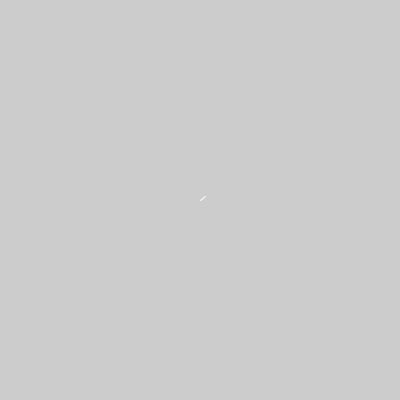
Frame 1 (no input)
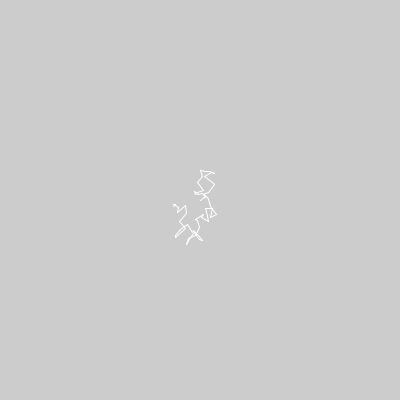
Frame 60 (the mouse pressed at the canvas centre just before this capture)
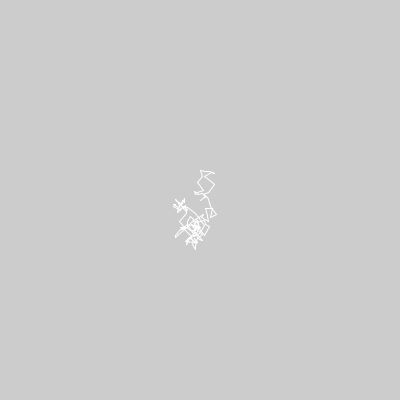
Frame 120 (the mouse held since frame 60 and released just before this capture)

The Processing sketch that drew these frames (run headless with seeded random() and noise(); from frame 60 on, the mouse is pressed at the canvas centre):

// Processing sketch: Exercise_I_6
// ── Exercise_I_6.pde
Walker w;
void setup(){
  size(400,400);
  w = new Walker();
}

void draw(){
  w.step();
  w.display();
}
// ── Walker.pde

class Walker{
  float x;
  float y;
  float prevX, prevY;

  
  Walker(){
    x = width/2;
    y = height/2;
  }
  
  float exponentiallyProbability(){
    while(true){
      float stepsize = random(0,10);
      float probability = sq(stepsize);
      float r2 = random(100);
      if(r2 < probability){
        return stepsize;
      }
    }
  }
  
  void step(){
    
    prevX = x;
    prevY = y;

    float stepsize = exponentiallyProbability();
    float stepx = random(-stepsize,stepsize);
    float stepy = random(-stepsize,stepsize);
    
    println(stepx,stepy);
    x+=stepx;
    y+=stepy;
    x = constrain(x,0,width);
    y = constrain(y,0,height);
  }
  
  void display(){
    stroke(255);
    line(prevX,prevY,x, y);
  }
  
}





/*
// Daniel Shiffman
// The Nature of Code
// http://natureofcode.com

// A random walker object!

class Walker {
  float x, y;
  
  float prevX, prevY;

  Walker() {
    x = width/2;
    y = height/2;
  }

  void display() {
    stroke(255);
    line(prevX,prevY,x, y);
  }

  // Randomly move according to floating point values
  void step() {
    prevX = x;
    prevY = y;
    
    float stepx = random(-1, 1);
    float stepy = random(-1, 1);
    
    float stepsize = montecarlo()*50;
    stepx *= stepsize;
    stepy *= stepsize;
    
    x += stepx;
    y += stepy;
    x = constrain(x, 0, width-1);
    y = constrain(y, 0, height-1);
  }
}


float montecarlo() {
  while (true) {  

    float r1 = random(1);  
    float probability = pow(1.0 - r1,8);  

    float r2 = random(1);  
    if (r2 < probability) {  
      return r1;
    }
  }
}
*/
